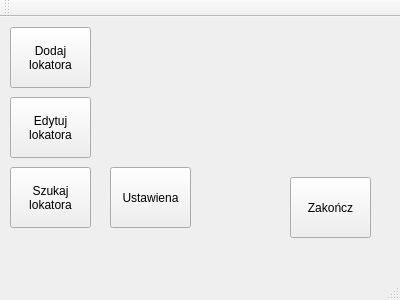
<?xml version="1.0" encoding="UTF-8"?>
<ui version="4.0">
 <class>MainWindow</class>
 <widget class="QMainWindow" name="MainWindow">
  <property name="windowModality">
   <enum>Qt::NonModal</enum>
  </property>
  <property name="geometry">
   <rect>
    <x>0</x>
    <y>0</y>
    <width>400</width>
    <height>300</height>
   </rect>
  </property>
  <property name="windowTitle">
   <string>Menadżer lokatorów</string>
  </property>
  <widget class="QWidget" name="centralWidget">
   <widget class="QPushButton" name="pushButton_Dodaj_lokatora">
    <property name="geometry">
     <rect>
      <x>10</x>
      <y>10</y>
      <width>81</width>
      <height>61</height>
     </rect>
    </property>
    <property name="text">
     <string>Dodaj 
lokatora</string>
    </property>
   </widget>
   <widget class="QPushButton" name="pushButton_Zamknij_program">
    <property name="geometry">
     <rect>
      <x>290</x>
      <y>160</y>
      <width>81</width>
      <height>61</height>
     </rect>
    </property>
    <property name="text">
     <string>Zakończ</string>
    </property>
   </widget>
   <widget class="QPushButton" name="pushButton_Szukaj_lokatora">
    <property name="geometry">
     <rect>
      <x>10</x>
      <y>150</y>
      <width>81</width>
      <height>61</height>
     </rect>
    </property>
    <property name="text">
     <string>Szukaj
lokatora</string>
    </property>
   </widget>
   <widget class="QPushButton" name="pushButton_Edytuj_lokatora">
    <property name="geometry">
     <rect>
      <x>10</x>
      <y>80</y>
      <width>81</width>
      <height>61</height>
     </rect>
    </property>
    <property name="text">
     <string>Edytuj
lokatora</string>
    </property>
   </widget>
   <widget class="QPushButton" name="pushButton_Ustawienia">
    <property name="geometry">
     <rect>
      <x>110</x>
      <y>150</y>
      <width>81</width>
      <height>61</height>
     </rect>
    </property>
    <property name="text">
     <string>Ustawiena</string>
    </property>
   </widget>
  </widget>
  <widget class="QMenuBar" name="menuBar">
   <property name="geometry">
    <rect>
     <x>0</x>
     <y>0</y>
     <width>400</width>
     <height>20</height>
    </rect>
   </property>
   <property name="nativeMenuBar">
    <bool>false</bool>
   </property>
  </widget>
  <widget class="QToolBar" name="mainToolBar">
   <attribute name="toolBarArea">
    <enum>TopToolBarArea</enum>
   </attribute>
   <attribute name="toolBarBreak">
    <bool>false</bool>
   </attribute>
  </widget>
  <widget class="QStatusBar" name="statusBar"/>
 </widget>
 <layoutdefault spacing="6" margin="11"/>
 <resources/>
 <connections>
  <connection>
   <sender>pushButton_Zamknij_program</sender>
   <signal>clicked()</signal>
   <receiver>MainWindow</receiver>
   <slot>close()</slot>
   <hints>
    <hint type="sourcelabel">
     <x>330</x>
     <y>227</y>
    </hint>
    <hint type="destinationlabel">
     <x>199</x>
     <y>149</y>
    </hint>
   </hints>
  </connection>
 </connections>
</ui>
